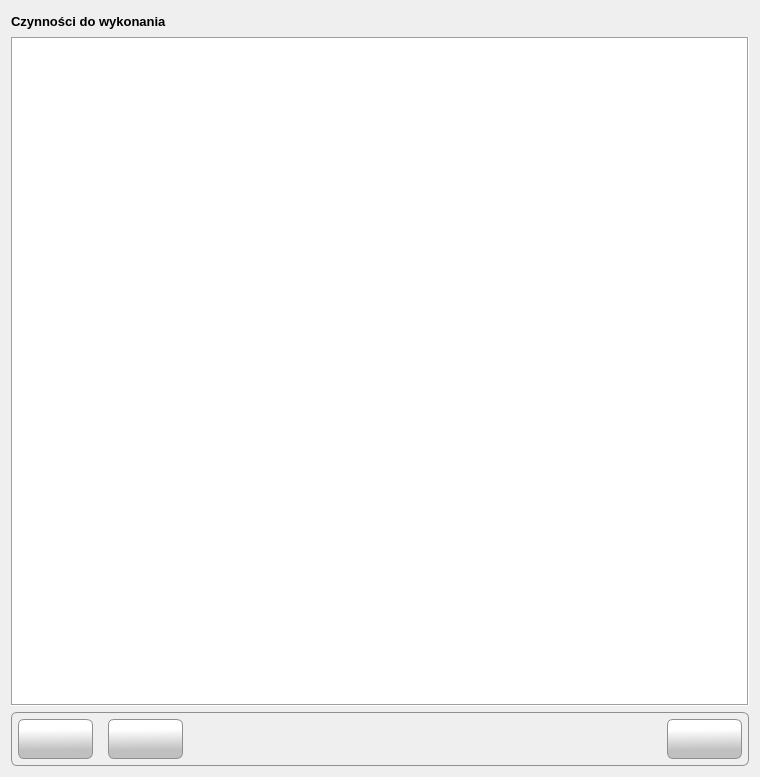
<?xml version="1.0" encoding="UTF-8"?>
<ui version="4.0">
 <class>Form</class>
 <widget class="QWidget" name="Form">
  <property name="windowModality">
   <enum>Qt::ApplicationModal</enum>
  </property>
  <property name="geometry">
   <rect>
    <x>0</x>
    <y>0</y>
    <width>760</width>
    <height>777</height>
   </rect>
  </property>
  <property name="minimumSize">
   <size>
    <width>760</width>
    <height>770</height>
   </size>
  </property>
  <property name="font">
   <font>
    <family>Tahoma</family>
    <pointsize>10</pointsize>
   </font>
  </property>
  <property name="windowTitle">
   <string>Do zrobienia</string>
  </property>
  <property name="windowIcon">
   <iconset resource="../res/main_form.qrc">
    <normaloff>:/icons/res/icon/stop.png</normaloff>:/icons/res/icon/stop.png</iconset>
  </property>
  <layout class="QVBoxLayout" name="verticalLayout">
   <item>
    <layout class="QHBoxLayout" name="horizontalLayout_2">
     <item>
      <widget class="QLabel" name="lbl_title">
       <property name="font">
        <font>
         <family>Tahoma</family>
         <pointsize>10</pointsize>
         <weight>75</weight>
         <bold>true</bold>
        </font>
       </property>
       <property name="text">
        <string>Czynności do wykonania</string>
       </property>
      </widget>
     </item>
     <item>
      <spacer name="horizontalSpacer_2">
       <property name="orientation">
        <enum>Qt::Horizontal</enum>
       </property>
       <property name="sizeHint" stdset="0">
        <size>
         <width>40</width>
         <height>20</height>
        </size>
       </property>
      </spacer>
     </item>
    </layout>
   </item>
   <item>
    <widget class="QTableView" name="tbl_todo_items">
     <property name="frameShape">
      <enum>QFrame::Box</enum>
     </property>
     <property name="verticalScrollBarPolicy">
      <enum>Qt::ScrollBarAlwaysOff</enum>
     </property>
     <property name="sizeAdjustPolicy">
      <enum>QAbstractScrollArea::AdjustToContents</enum>
     </property>
     <property name="editTriggers">
      <set>QAbstractItemView::NoEditTriggers</set>
     </property>
     <property name="alternatingRowColors">
      <bool>true</bool>
     </property>
     <property name="selectionMode">
      <enum>QAbstractItemView::SingleSelection</enum>
     </property>
     <property name="selectionBehavior">
      <enum>QAbstractItemView::SelectRows</enum>
     </property>
     <property name="gridStyle">
      <enum>Qt::DashLine</enum>
     </property>
     <property name="wordWrap">
      <bool>false</bool>
     </property>
    </widget>
   </item>
   <item>
    <widget class="QFrame" name="frame_2">
     <property name="styleSheet">
      <string notr="true">border: 1px solid #8f8f91;
    border-radius: 6px;
    background-color: qlineargradient(x1: 0, y1: 0, x2: 0, y2: 1,
                                      stop: 0 #f6f7fa, stop: 1 #dadbde);</string>
     </property>
     <property name="frameShape">
      <enum>QFrame::Box</enum>
     </property>
     <property name="frameShadow">
      <enum>QFrame::Sunken</enum>
     </property>
     <layout class="QVBoxLayout" name="verticalLayout_2">
      <property name="leftMargin">
       <number>6</number>
      </property>
      <property name="topMargin">
       <number>6</number>
      </property>
      <property name="rightMargin">
       <number>6</number>
      </property>
      <property name="bottomMargin">
       <number>6</number>
      </property>
      <item>
       <layout class="QHBoxLayout" name="horizontalLayout">
        <property name="spacing">
         <number>15</number>
        </property>
        <property name="leftMargin">
         <number>0</number>
        </property>
        <property name="topMargin">
         <number>0</number>
        </property>
        <property name="rightMargin">
         <number>0</number>
        </property>
        <property name="bottomMargin">
         <number>0</number>
        </property>
        <item>
         <widget class="QPushButton" name="btn_remove">
          <property name="sizePolicy">
           <sizepolicy hsizetype="Fixed" vsizetype="Preferred">
            <horstretch>0</horstretch>
            <verstretch>0</verstretch>
           </sizepolicy>
          </property>
          <property name="minimumSize">
           <size>
            <width>75</width>
            <height>40</height>
           </size>
          </property>
          <property name="font">
           <font>
            <family>Tahoma</family>
            <pointsize>10</pointsize>
           </font>
          </property>
          <property name="cursor">
           <cursorShape>PointingHandCursor</cursorShape>
          </property>
          <property name="toolTip">
           <string>Usuń</string>
          </property>
          <property name="layoutDirection">
           <enum>Qt::LeftToRight</enum>
          </property>
          <property name="autoFillBackground">
           <bool>false</bool>
          </property>
          <property name="styleSheet">
           <string notr="true">QPushButton {
border: 1px solid #8f8f91;
border-radius: 6px;
background-color: qlineargradient(spread:pad, x1:0.529318, y1:1, x2:0.511909, y2:0.262, stop:0.295455 rgba(192, 192, 192, 255), stop:1 rgba(255, 255, 255, 255))
}
QPushButton:hover {
background-color: qlineargradient(spread:pad, x1:0.507, y1:0.937, x2:0.489, y2:0.08, stop:0 rgba(207, 207, 207, 255), stop:1 rgba(255, 255, 255, 255))
 }
QPushButton:pressed {
 background-color: qlineargradient(spread:pad, x1:0.513, y1:0, x2:0.495, y2:0.886, stop:0.306818 rgba(208, 208, 208, 255), stop:1 rgba(255, 255, 255, 255))
}</string>
          </property>
          <property name="text">
           <string notr="true"/>
          </property>
          <property name="icon">
           <iconset resource="../res/main_form.qrc">
            <normaloff>:/icons/res/icon/decline.png</normaloff>:/icons/res/icon/decline.png</iconset>
          </property>
          <property name="iconSize">
           <size>
            <width>32</width>
            <height>32</height>
           </size>
          </property>
          <property name="autoDefault">
           <bool>true</bool>
          </property>
         </widget>
        </item>
        <item>
         <widget class="QPushButton" name="btn_edit">
          <property name="sizePolicy">
           <sizepolicy hsizetype="Fixed" vsizetype="Preferred">
            <horstretch>0</horstretch>
            <verstretch>0</verstretch>
           </sizepolicy>
          </property>
          <property name="minimumSize">
           <size>
            <width>75</width>
            <height>40</height>
           </size>
          </property>
          <property name="font">
           <font>
            <family>Tahoma</family>
            <pointsize>10</pointsize>
           </font>
          </property>
          <property name="cursor">
           <cursorShape>PointingHandCursor</cursorShape>
          </property>
          <property name="toolTip">
           <string>Edytuj</string>
          </property>
          <property name="layoutDirection">
           <enum>Qt::LeftToRight</enum>
          </property>
          <property name="autoFillBackground">
           <bool>false</bool>
          </property>
          <property name="styleSheet">
           <string notr="true">QPushButton {
border: 1px solid #8f8f91;
border-radius: 6px;
background-color: qlineargradient(spread:pad, x1:0.529318, y1:1, x2:0.511909, y2:0.262, stop:0.295455 rgba(192, 192, 192, 255), stop:1 rgba(255, 255, 255, 255))
}
QPushButton:hover {
background-color: qlineargradient(spread:pad, x1:0.507, y1:0.937, x2:0.489, y2:0.08, stop:0 rgba(207, 207, 207, 255), stop:1 rgba(255, 255, 255, 255))
 }
QPushButton:pressed {
 background-color: qlineargradient(spread:pad, x1:0.513, y1:0, x2:0.495, y2:0.886, stop:0.306818 rgba(208, 208, 208, 255), stop:1 rgba(255, 255, 255, 255))
}</string>
          </property>
          <property name="text">
           <string/>
          </property>
          <property name="icon">
           <iconset resource="../res/main_form.qrc">
            <normaloff>:/icons/res/icon/pen.png</normaloff>:/icons/res/icon/pen.png</iconset>
          </property>
          <property name="iconSize">
           <size>
            <width>32</width>
            <height>32</height>
           </size>
          </property>
          <property name="autoDefault">
           <bool>true</bool>
          </property>
         </widget>
        </item>
        <item>
         <spacer name="horizontalSpacer">
          <property name="orientation">
           <enum>Qt::Horizontal</enum>
          </property>
          <property name="sizeHint" stdset="0">
           <size>
            <width>40</width>
            <height>20</height>
           </size>
          </property>
         </spacer>
        </item>
        <item>
         <widget class="QPushButton" name="btn_print">
          <property name="sizePolicy">
           <sizepolicy hsizetype="Fixed" vsizetype="Preferred">
            <horstretch>0</horstretch>
            <verstretch>0</verstretch>
           </sizepolicy>
          </property>
          <property name="minimumSize">
           <size>
            <width>75</width>
            <height>40</height>
           </size>
          </property>
          <property name="font">
           <font>
            <family>Tahoma</family>
            <pointsize>10</pointsize>
           </font>
          </property>
          <property name="cursor">
           <cursorShape>PointingHandCursor</cursorShape>
          </property>
          <property name="toolTip">
           <string>Drukuj</string>
          </property>
          <property name="layoutDirection">
           <enum>Qt::LeftToRight</enum>
          </property>
          <property name="autoFillBackground">
           <bool>false</bool>
          </property>
          <property name="styleSheet">
           <string notr="true">QPushButton {
border: 1px solid #8f8f91;
border-radius: 6px;
background-color: qlineargradient(spread:pad, x1:0.529318, y1:1, x2:0.511909, y2:0.262, stop:0.295455 rgba(192, 192, 192, 255), stop:1 rgba(255, 255, 255, 255))
}
QPushButton:hover {
background-color: qlineargradient(spread:pad, x1:0.507, y1:0.937, x2:0.489, y2:0.08, stop:0 rgba(207, 207, 207, 255), stop:1 rgba(255, 255, 255, 255))
 }
QPushButton:pressed {
 background-color: qlineargradient(spread:pad, x1:0.513, y1:0, x2:0.495, y2:0.886, stop:0.306818 rgba(208, 208, 208, 255), stop:1 rgba(255, 255, 255, 255))
}</string>
          </property>
          <property name="text">
           <string/>
          </property>
          <property name="icon">
           <iconset resource="../res/main_form.qrc">
            <normaloff>:/icons/res/icon/printer.png</normaloff>:/icons/res/icon/printer.png</iconset>
          </property>
          <property name="iconSize">
           <size>
            <width>32</width>
            <height>32</height>
           </size>
          </property>
          <property name="autoDefault">
           <bool>true</bool>
          </property>
         </widget>
        </item>
       </layout>
      </item>
     </layout>
    </widget>
   </item>
  </layout>
 </widget>
 <tabstops>
  <tabstop>tbl_todo_items</tabstop>
  <tabstop>btn_edit</tabstop>
  <tabstop>btn_remove</tabstop>
 </tabstops>
 <resources>
  <include location="../res/main_form.qrc"/>
 </resources>
 <connections/>
</ui>
